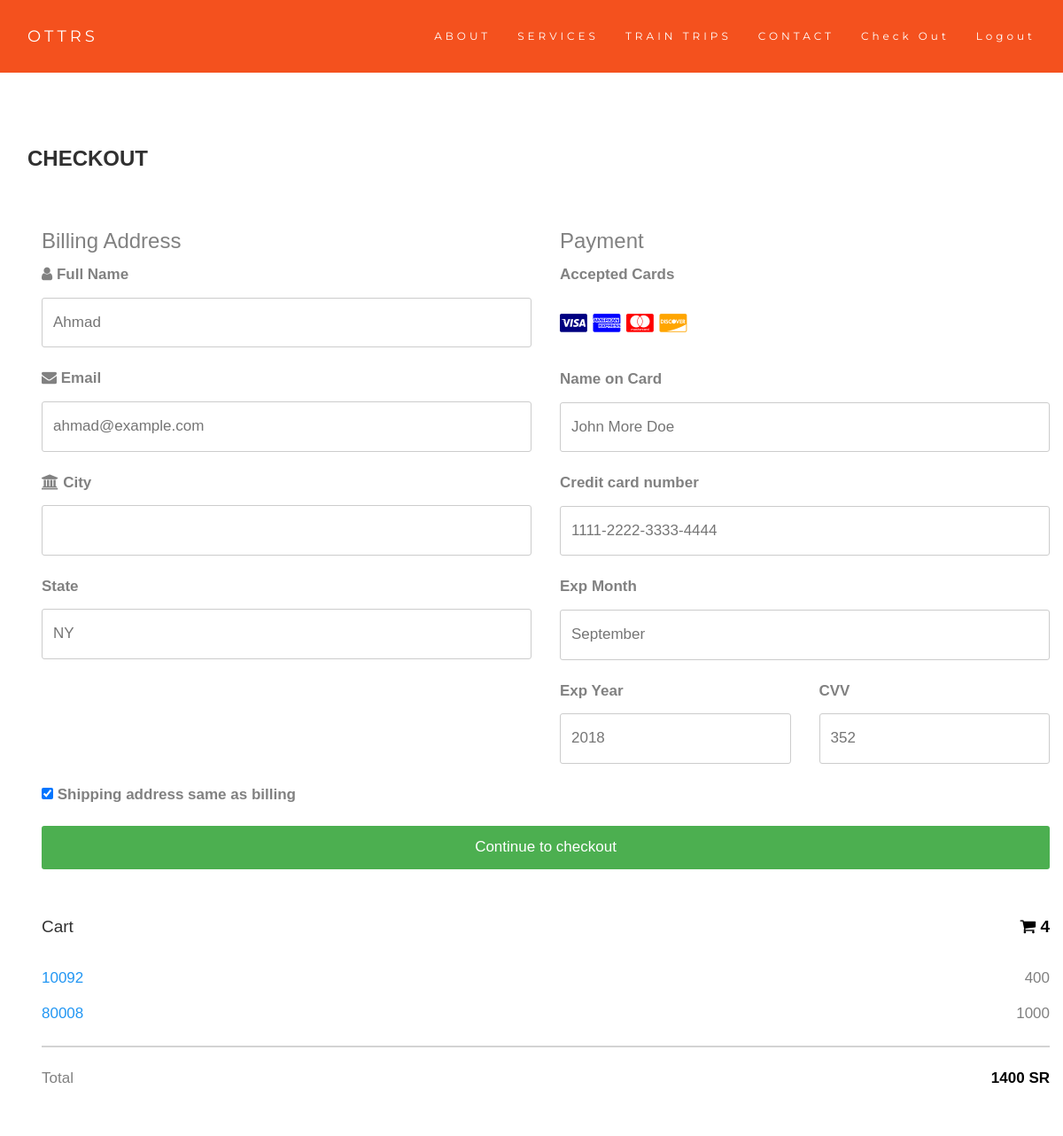
The app's page /checkout.php (signed in) with its own data.
### tables this page shows
CREATE TABLE `cars` (
  `id` int(11) NOT NULL,
  `triton` int(11) NOT NULL,
  `price` varchar(90) NOT NULL,
  `email` varchar(200) NOT NULL,
  `status` varchar(100) NOT NULL
);

CREATE TABLE `trip` (
  `city_id` int(11) NOT NULL,
  `tripon` int(20) NOT NULL,
  `DeparturTime` varchar(80) NOT NULL,
  `ArrivalTime` varchar(80) NOT NULL,
  `city_to` int(11) NOT NULL,
  `OperationsDays` varchar(90) NOT NULL,
  `price` varchar(50) NOT NULL,
  `date_trav` varchar(100) NOT NULL
);

### checkout.php (the view, shortened to what this page needs)
<?php
require "conne.php";
?>
<!DOCTYPE html>
<html lang="en">
  <head>
    <link rel="stylesheet" href="https://maxcdn.bootstrapcdn.com/bootstrap/3.4.1/css/bootstrap.min.css">
    <link rel="stylesheet" href="https://cdnjs.cloudflare.com/ajax/libs/font-awesome/4.7.0/css/font-awesome.min.css">
    <link href="css/main.css" rel="stylesheet">
    <link href="css/checkout.css" rel="stylesheet">
  </head>
  <body id="myPage" data-spy="scroll" data-target=".navbar" data-offset="60">
   <nav class="navbar navbar-default navbar-fixed-top">
      <div class="container">
        <div class="navbar-header">
          <a class="navbar-brand" href="#myPage">OTTRS</a>
        </div>
        <div class="collapse navbar-collapse" id="myNavbar">
          <ul class="nav navbar-nav navbar-right">
            <li><a href="#about">ABOUT</a></li>
            <li><a href="#services">SERVICES</a></li>
            <li><a href="#traintrips">TRAIN TRIPS</a></li>
            <li><a href="#contact">CONTACT</a></li>
            <?php
            if(isset($_SESSION['email'])){
              echo '<li><a href="checkout.php">Check Out</a></li></li>
              <li><a href="logout.php">Logout</a></li></li>
              ';
            }
            else{
              echo'<li><a href="#register">REGISTER</a></li>';
            }
            ?>
          </ul>
        </div>
      </div>
    </nav>
    <br><br><br><br>
    <div class="container">
      <h2>Checkout</h2>
      <div class="row">
        <div class="col-75">
          <div class="container">
            <form method="POST">
              <div class="row">
                <div class="col-50">
                  <h3>Billing Address</h3>
                  <label for="fname"><i class="fa fa-user"></i> Full Name</label>
                  <input type="text" id="fname" name="firstname" placeholder="Ahmad">
                  <label for="email"><i class="fa fa-envelope"></i> Email</label>
                  <input type="text" id="email" name="email" placeholder="ahmad@example.com">
                  <label for="city"><i class="fa fa-institution"></i> City</label>
                  <input type="text" id="city" name="city" placeholder="">
                  <div class="row">
                    <div class="col-50">
                      <label for="state">State</label>
                      <input type="text" id="state" name="state" placeholder="NY">
                    </div>
                  </div>
                </div>
                <div class="col-50">
                  <h3>Payment</h3>
                  <label for="fname">Accepted Cards</label>
                  <div class="icon-container">
                    <i class="fa fa-cc-visa" style="color:navy;"></i>
                    <i class="fa fa-cc-amex" style="color:blue;"></i>
                    <i class="fa fa-cc-mastercard" style="color:red;"></i>
                    <i class="fa fa-cc-discover" style="color:orange;"></i>
                  </div>
                  <label for="cname">Name on Card</label>
                  <input type="text" id="cname" name="cardname" placeholder="John More Doe">
                  <label for="ccnum">Credit card number</label>
                  <input type="text" id="ccnum" name="cardnumber" placeholder="1111-2222-3333-4444">
                  <label for="expmonth">Exp Month</label>
                  <input type="text" id="expmonth" name="expmonth" placeholder="September">
                  <div class="row">
                    <div class="col-50">
                      <label for="expyear">Exp Year</label>
                      <input type="text" id="expyear" name="expyear" placeholder="2018">
                    </div>
                    <div class="col-50">
                      <label for="cvv">CVV</label>
                      <input type="text" id="cvv" name="cvv" placeholder="352">
                    </div>
                  </div>
                </div>
              </div>
              <label>
                <input type="checkbox" checked="checked" name="sameadr"> Shipping address same as billing
              </label>
              <input type="submit" value="Continue to checkout" name="ceck" class="btn">
            </form>
          </div>
        </div>
        <div class="col-25">
          <div class="container">
            <h4>Cart <span class="price" style="color:black"><i class="fa fa-shopping-cart"></i> <b>4</b></span></h4>
            <?php
            $email=$_SESSION['email'];
            $sql_co="SELECT * FROM cars LEFT JOIN trip ON  cars.triton = trip.tripon WHERE cars.email='$email' AND cars.status='new'";
            $res=mysqli_query($mycon,$sql_co);
            $total=0;
            while ($rwo=mysqli_fetch_array($res)) {
              echo '  <p><a href="#">'.$rwo['triton'].'</a> <span class="price">'.$rwo['price'].'</span></p>';
              $total+=$rwo['price'];
            }
            ?>
            <hr>
            <p>Total <span class="price" style="color:black"><b><?php echo $total." ";?>SR</b></span></p>
          </div>
        </div>
      </div>
    </div>
</body>
</html>

### css/main.css (style rules this page uses)
body { font: 400 15px Lato, sans-serif; line-height: 1.8; color: #818181; }
h2 { font-size: 24px; text-transform: uppercase; color: #303030; font-weight: 600; margin-bottom: 30px; }
h4 { font-size: 19px; line-height: 1.375em; color: #303030; font-weight: 400; margin-bottom: 30px; }
.container { padding: 16px; }
.navbar { margin-bottom: 0; background-color: #f4511e; z-index: 9999; border: 0; font-size: 12px !important; line-height: 1.42857143 !important; letter-spacing: 4px; border-radius: 0; font-family: Montserrat, sans-serif; }
.navbar li a, .navbar .navbar-brand { color: #fff !important; }

### css/checkout.css (style rules this page uses)
body { font-family: Arial; font-size: 17px; padding: 8px; }
* { box-sizing: border-box; }
.row { display: -ms-flexbox; display: flex; -ms-flex-wrap: wrap; flex-wrap: wrap; margin: 0 -16px; }
.col-25 { -ms-flex: 25%; flex: 25%; }
.col-50 { -ms-flex: 50%; flex: 50%; }
.col-75 { -ms-flex: 75%; flex: 75%; }
.col-25, .col-50, .col-75 { padding: 0 16px; }
input[type=text] { width: 100%; margin-bottom: 20px; padding: 12px; border: 1px solid #ccc; border-radius: 3px; }
label { margin-bottom: 10px; display: block; }
.icon-container { margin-bottom: 20px; padding: 7px 0; font-size: 24px; }
.btn { background-color: #4CAF50; color: white; padding: 12px; margin: 10px 0; border: none; width: 100%; border-radius: 3px; cursor: pointer; font-size: 17px; }
a { color: #2196F3; }
hr { border: 1px solid lightgrey; }
span.price { float: right; color: grey; }

### records on screen
cars: triton "10092", trip.price "400"
cars: triton "80008", trip.price "1000"

### other values on screen
$total "1400"
